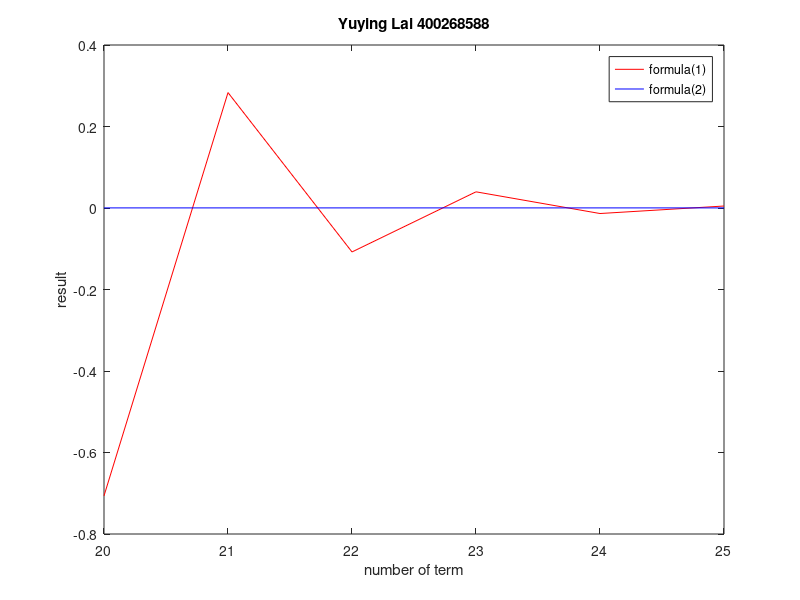

This chart was generated by the following MATLAB code:
%Yuying Lai 400268588
clc;
format long;
x = 8.3;
result = 1;
demoninator = 1;
sign = -1;


resultarray1 = zeros(1,25);
resultarray2 = zeros(1,25);
resultarray1(1) = 1;
resultarray2(1) = 1;

for i = 1:1:24
    temp = factorial(i);
    result = result + (x^i/temp)*sign;
    demoninator = demoninator + x^i/temp;
    sign = sign *-1;
    
    resultarray1(i+1) = result;
    resultarray2(i+1) = 1/demoninator;
end

x = 20:1:25;
plot(x,resultarray1(20:25),"r")
hold on
plot(x,resultarray2(20:25),"b")
xlabel("number of term")
ylabel("result")
legend("formula(1)","formula(2)")
title("Yuying Lai 400268588")
hold off
